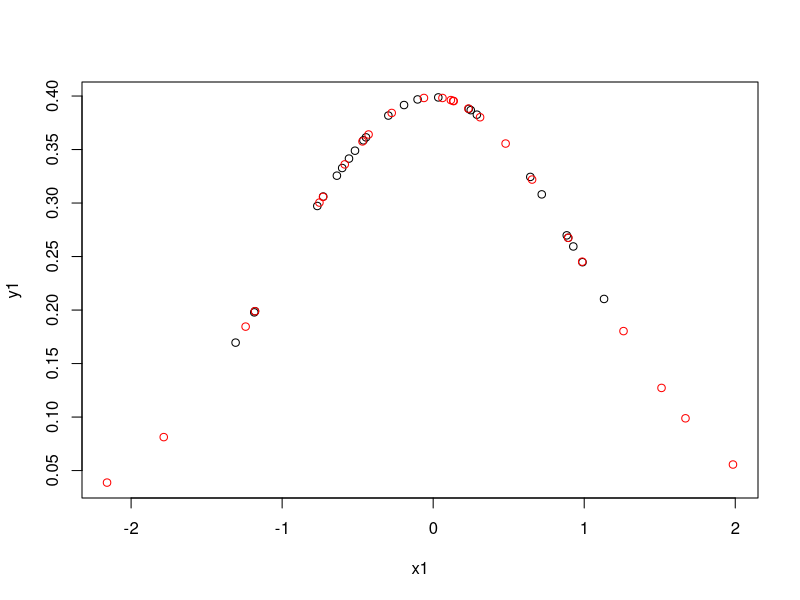
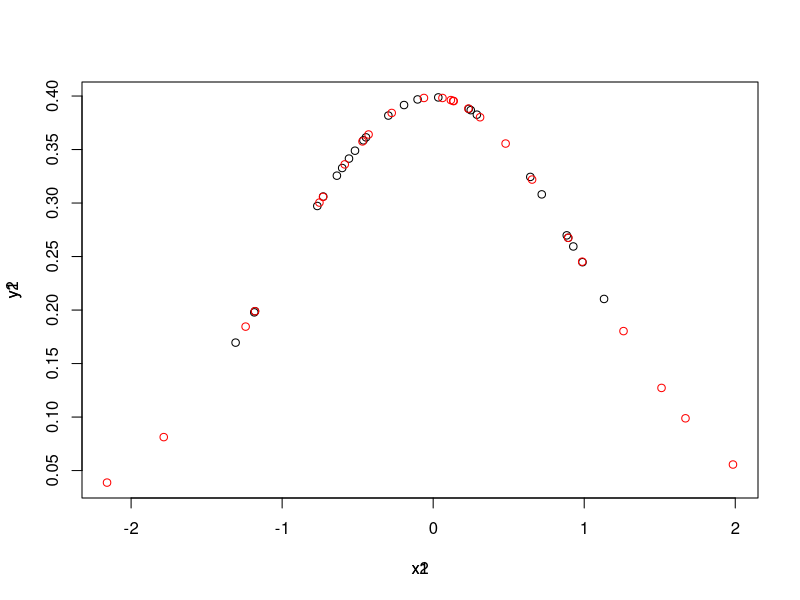

The R script that drew these images, in order:
## ---- chunk 1
knitr::opts_chunk$set(
  comment = "#>",
  error = TRUE,
  tidy = FALSE,
  width = 60
)

options(digits = 3)
## ---- chunk 2
x1 <- rnorm(25, mean=, sd=1)
y1 <- dnorm(x1, mean=, sd=1)
 
x2 <- rnorm(25, mean=, sd=1)
y2 <- dnorm(x2, mean=, sd=1)
 
# points() 함수를 이용한 경우
plot(x1, y1, type='p', xlim=range(x1,x2), ylim=range(y1,y2))
points(x2, y2, type='p', col="red",xlim=range(x1,x2), ylim=range(y1,y2))
 
# par(new=TRUE)를 이용한 경우
plot(x1, y1, type='p', xlim=range(x1,x2), ylim=range(y1,y2))
par(new=TRUE)
plot(x2, y2, type='p', col="red", axes=F, xlim=range(x1,x2), ylim=range(y1,y2))
